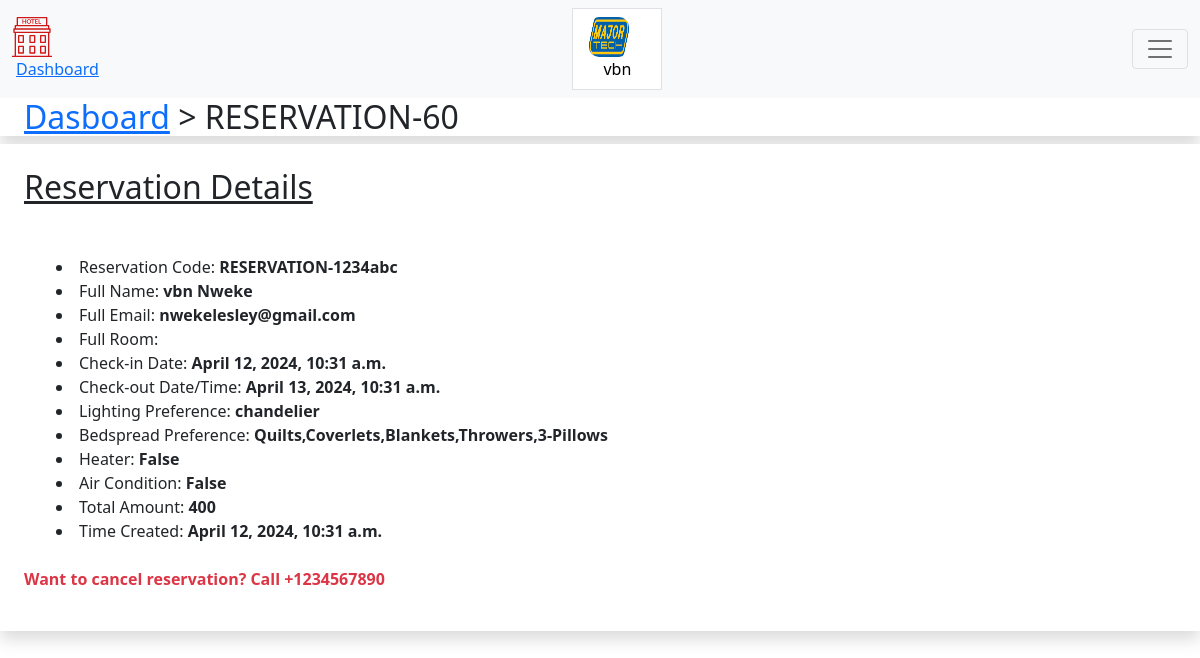
Page /reservation/60/ (signed in) on the committed database.
### Customeruser/models.py (models this page shows, shortened)
class CustomBaseuser(AbstractBaseUser, PermissionsMixin):
    email = models.EmailField(_('email address'), unique=True)
    firstname = models.CharField(max_length=150, blank=False)
    lastname = models.CharField(max_length=150, blank=False)
    birth_date = models.DateField(blank=False, null=True)
    joined_date = models.DateTimeField(auto_now_add=True, null=True)
    phone_number = models.IntegerField(blank=False, null=True)
    profile_pic = models.ImageField(blank=False, null=True)
    email_verified = models.BooleanField(default=False)
    is_staff = models.BooleanField(default=False)
    is_superuser = models.BooleanField(default=False)
    objects = UserManager()
    USERNAME_FIELD = 'email'
    REQUIRED_FIELDS = ['firstname', 'lastname']

### reservation/models.py (models this page shows, shortened)
class ReservationModel(models.Model):
    user=models.ForeignKey(CustomBaseuser,on_delete=models.CASCADE)
    checkInDateandTime= models.DateTimeField(auto_now_add=True, null=False,blank=False)
    preference=models.ForeignKey(Preferencemodel,on_delete=models.CASCADE,null=True)
    numberofdays = models.CharField(max_length=150, blank=False,null=True)
    payment=models.OneToOneField(PaymentModel,on_delete=models.CASCADE,null=True,blank=True)
    room = models.CharField(max_length=150, blank=False,null=True)

### Payment/models.py (models this page shows, shortened)
class PaymentModel(models.Model):
    user = models.ForeignKey(
        CustomBaseuser, models.CASCADE, null=True, blank=False)
    lastName = models.CharField(max_length=150, blank=False)
    firstName = models.CharField(max_length=150, blank=False)
    reference_id = models.CharField(max_length=150, blank=False)
    amount = models.IntegerField(blank=False)
    description = models.TextField(max_length=150, blank=False)
    paymenttime = models.DateTimeField(auto_now_add=True, null=True)

### guestpreferenceapp/models.py (models this page shows, shortened)
class Preferencemodel(models.Model):
    LIGHT_CHOICE = (('chandelier', 'chandelier'), ('Pendant Light','Pendant Light'),
                    ('Track Light','Track Light'),('Cabinet Light','Cabinet Light'),
                    ('Accent Light','Accent Light'),('Ceiling Light','Ceiling Light'),)
    BEDSPREAD_CHOICE = (('Quilts,Coverlets,Blankets,Throwers,3-Pillows', 'Quilts,Coverlets,Blankets,Throwers,3-Pillows'),
                        ('Coverlets,Blankets,Throwers,3-Pillows','Coverlets,Blankets,Throwers,3-Pillows'),
                        ('Coverlets,Blankets,2-Pillows','Coverlets,Blankets,2-Pillows'),
                        ('Coverlets,Throwers,3-Pillows','Coverlets,Throwers,3-Pillows'),)
    Boolean_choice = (('True','on'),('False','off'))
    user=models.OneToOneField(CustomBaseuser,on_delete=models.CASCADE)
    lighting=models.CharField(max_length=400, choices=LIGHT_CHOICE, default='STATUS[0]', blank=False, null=True)
    bedspread = models.CharField(max_length=400, choices=BEDSPREAD_CHOICE, default='STATUS[0]', blank=False, null=True)
    heater = models.BooleanField(default=False)
    airconditioner = models.BooleanField(default=False)

### reservation/views.py (the view)
# urls.py: path('reservation/<int:id>/', reservation_id, name='reservation_id'),
@login_required(login_url='login')
def reservation_id(request,id):
    basic_user = request.user
    user = CustomBaseuser.objects.get(email=basic_user.email)
    reservation= ReservationModel.objects.get(id=id)
    payment_id = reservation.payment.pk
    payment = PaymentModel.objects.get(id=payment_id)
    preference = Preferencemodel.objects.filter(user=user).first()
    checkout_time = reservation.checkInDateandTime  + datetime.timedelta(days=int(reservation.numberofdays))
    print(checkout_time)
    context={'checkout_time':checkout_time,
             'user':user,'reservation':reservation,'payment':payment,
             'preference':preference}
    return render(request, 'reservation_id.html', context)

### templates/reservation_id.html (shortened to what this page needs)
<!DOCTYPE html>
<html lang="en">
<head>
    <link href="https://fonts.bunny.net/css?family=figtree:400,500,600&display=swap" rel="stylesheet" />
    <link href="https://cdn.jsdelivr.net/npm/bootstrap@5.1.3/dist/css/bootstrap.min.css" rel="stylesheet"
>
    <link rel="stylesheet" href="https://hotelmanagement.com.ng/public/build/assets/app-CxbmzRxr.css" />
</head>
<body class="font-sans antialiased">
    <div class="min-h-screen bg-gray-100 dark:bg-gray-900">
        <nav class="navbar  navbar-light bg-light">
            <div class="container-fluid">
                <div class="flex">
                    <div class="shrink-0 flex items-center">
                        <a href="{%url 'home' %}">
                        </a>
                    </div>
                    <div class="hidden space-x-8 sm:-my-px sm:ms-10 sm:flex">
                        <a class="inline-flex items-center px-1 pt-1 border-b-2 border-indigo-400 dark:border-indigo-600 text-sm font-medium leading-5 text-gray-900 dark:text-gray-100 focus:outline-none focus:border-indigo-700 transition duration-150 ease-in-out"
                            href="{% url 'dashboard' %}">
                            Dashboard
                        </a>
                    </div>
                </div>
                <button class="sm:flex sm:items-center sm:ms-6 inline-flex items-center px-3 py-2 border
                    border-transparent text-sm leading-4 font-medium rounded-md text-gray-500 dark:text-gray-400
                    bg-white dark:bg-gray-800 hover:text-gray-700 dark:hover:text-gray-300 focus:outline-none transition
                    ease-in-out duration-150">
                    {% if user.profile_pic %}
                    <img src="{{user.profile_pic.url}}" alt=""
                        style="margin-right:1em; border-radius:10px; width:40px; height:40px;">
                    {%else%}
                    <img src="" alt="" style="margin-right:1em; border-radius:10px; width:40px; height:40px;">
                    {% endif %}
                    <div>
                        {{user.firstname}}
                    </div>
                </button>
                <button class="navbar-toggler" type="button" data-bs-toggle="collapse"
                    data-bs-target="#navbarSupportedContent" aria-controls="navbarSupportedContent"
                    aria-expanded="false" aria-label="Toggle navigation">
                    <span class="navbar-toggler-icon"></span>
                </button>
            </div>
        </nav>
        <header class="bg-white dark:bg-gray-800 shadow">
            <div class="max-w-7xl mx-auto py-6 px-4 sm:px-6 lg:px-8">
                <h2 class="font-semibold text-xl text-gray-800 dark:text-gray-200 leading-tight">
                    <a href="https://hotelmanagement.com.ng/public/dashboard"
                        class="text-gray-500 dark:text-gray-400">Dasboard</a> > RESERVATION-{{reservation.id}}
                </h2>
            </div>
        </header>
        <main>
            <div class="py-12">
                <div class="max-w-7xl mx-auto sm:px-6 lg:px-8 space-y-6">
                    <div class="p-4 sm:p-8 bg-white dark:bg-gray-800 shadow sm:rounded-lg">
                        <div class="max-w-xl">
                            <section>
                                <header>
                                    <h2 class="text-lg font-medium text-gray-900 dark:text-gray-100 mb-5">
                                        <u>Reservation Details</u>
                                    </h2>
                                    <ul class="text-gray-500 dark:text-gray-400"
                                        style="list-style-type:disc;list-style-position:inside;">
                                        <li>Reservation Code: <b>RESERVATION-{{payment.reference_id}}</b></li>
                                        <li>Full Name: <b>{{user.firstname}} {{user.lastname}}</b></li>
                                        <li>Full Email: <b>{{user.email}}</b></li>
                                        <li>Full Room: <b>{{reservatio.room}}</b></li>
                                        <li>Check-in Date: <b>{{payment.paymenttime}}</b></li>
                                        <li>Check-out Date/Time: <b>{{checkout_time}}</b></li>
                                        <li>Lighting Preference: <b>{{preference.lighting}}</b></li>
                                        <li>Bedspread Preference: <b>{{preference.bedspread}}</b></li>
                                        <li>Heater: <b>{{preference.heater}}</b></li>
                                        <li>Air Condition: <b>{{preference.airconditioner}}</b></li>
                                        <li>Total Amount: <b>{{payment.amount}}</b></li>
                                        <li>Time Created: <b>{{payment.paymenttime}}</b></li>
                                    </ul>
                                    <p class="text-gray-500 dark:text-gray-400 mt-4 text-danger" style="color:red">
                                        <b>Want to cancel reservation? Call +1234567890<b>
                                    </p>
                                </header>
                            </section>
                        </div>
                    </div>
                </div>
            </div>
        </main>
    </div>
</body>
</html>

### rows in the picture
CustomBaseuser: profile_pic (picture), firstname "vbn", lastname "Nweke", email "nwekelesley@gmail.com"
ReservationModel: id "60"
PaymentModel: reference_id "1234abc", paymenttime "April 12, 2024, 10:31 a.m.", amount "400"
Preferencemodel: lighting "chandelier", bedspread "Quilts,Coverlets,Blankets,Throwers,3-Pillows", heater "False", airconditioner "False"

### other values in the picture
{{ checkout_time }} "April 13, 2024, 10:31 a.m."
